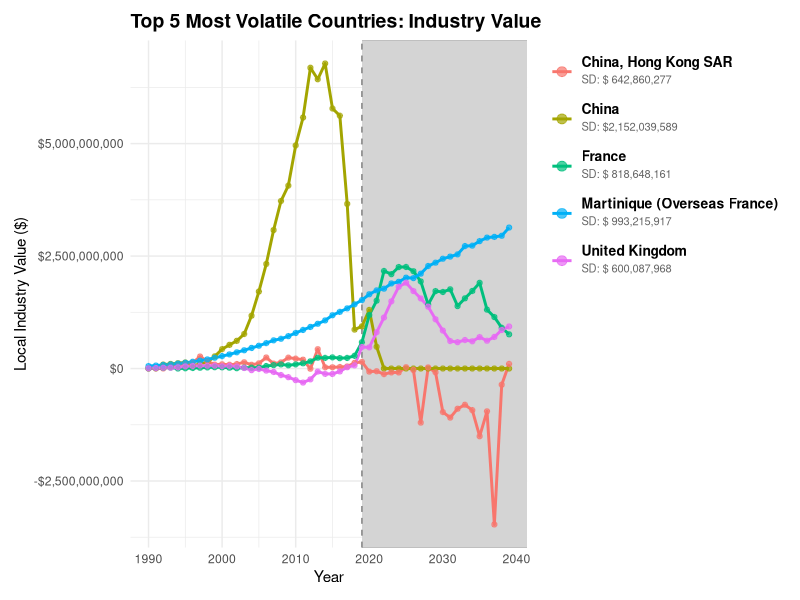

Generate this figure with R:
library(dplyr)
library(ggplot2)
library(readr)
library(ggtext) 

# Load Data
df <- read.csv("THIS ONE WORKS.csv")

# Calculate Volatility (Based on Industry Value now)
volatility_rank <- df %>%
  group_by(Country) %>%
  summarise(
    Volatility = sd(Local_Industry_Value, na.rm = TRUE) 
  ) %>%
  arrange(desc(Volatility)) %>%
  slice(1:5) # Pick Top 5

top_volatile_countries <- volatility_rank$Country

plot_data <- df %>%
  filter(Country %in% top_volatile_countries) %>%
  left_join(volatility_rank, by = "Country") %>%
  mutate(Label = paste0(
    "**", Country, "**<br>", 
    "<span style='font-size:8pt; color:#666666;'>SD: $", format(round(Volatility, 0), big.mark=","), "</span>"
  ))

# Generate Plot with Side Legend
ggplot(plot_data, aes(x = Year, y = Local_Industry_Value, color = Label)) +
  # Forecast Area Highlighting
  geom_rect(aes(xmin = 2019, xmax = Inf, ymin = -Inf, ymax = Inf),
            fill = "grey95", alpha = 0.01, color = NA) +
  geom_vline(xintercept = 2019, linetype = "dashed", color = "grey50") +
  
  # Lines & Points
  geom_line(size = 1) +
  geom_point(size = 1.5, alpha = 0.7) +
  
  # Formatting
  scale_y_continuous(labels = scales::dollar_format(prefix = "$", big.mark = ",")) +
  
  labs(
    title = "Top 5 Most Volatile Countries: Industry Value",
    y = "Local Industry Value ($)",
    x = "Year",
    color = NULL 
  ) +
  theme_minimal() +
  theme(
    # --- PLACEMENT: RIGHT SIDE ---
    legend.position = "right", 
    legend.justification = "top", 
    
    # --- TEXT STYLING ---
    legend.text = element_markdown(size = 10, lineheight = 1.2),
    legend.key.height = unit(1.2, "cm"), 
    
    plot.margin = margin(10, 10, 10, 10),
    plot.title = element_text(face = "bold", size = 14)
  ) +
  guides(color = guide_legend(ncol = 1, override.aes = list(size = 3)))